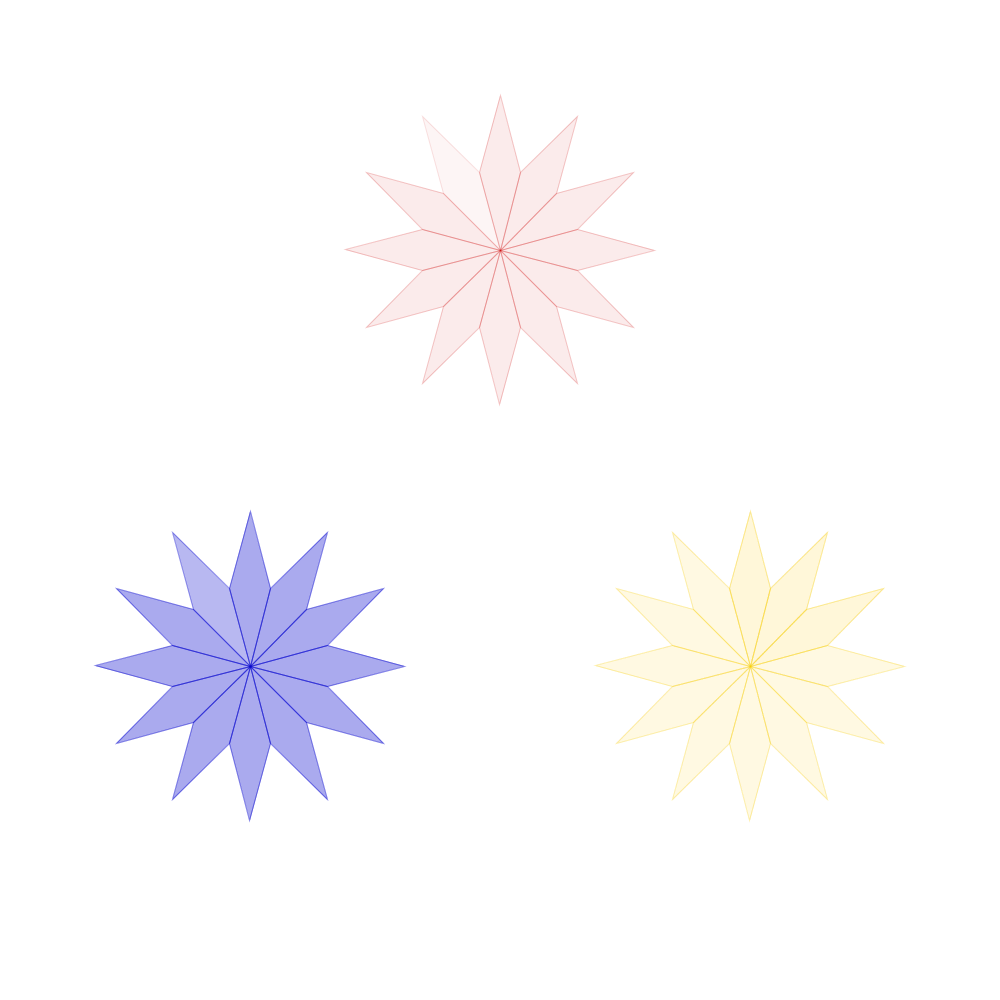
Frame 1 (no input)
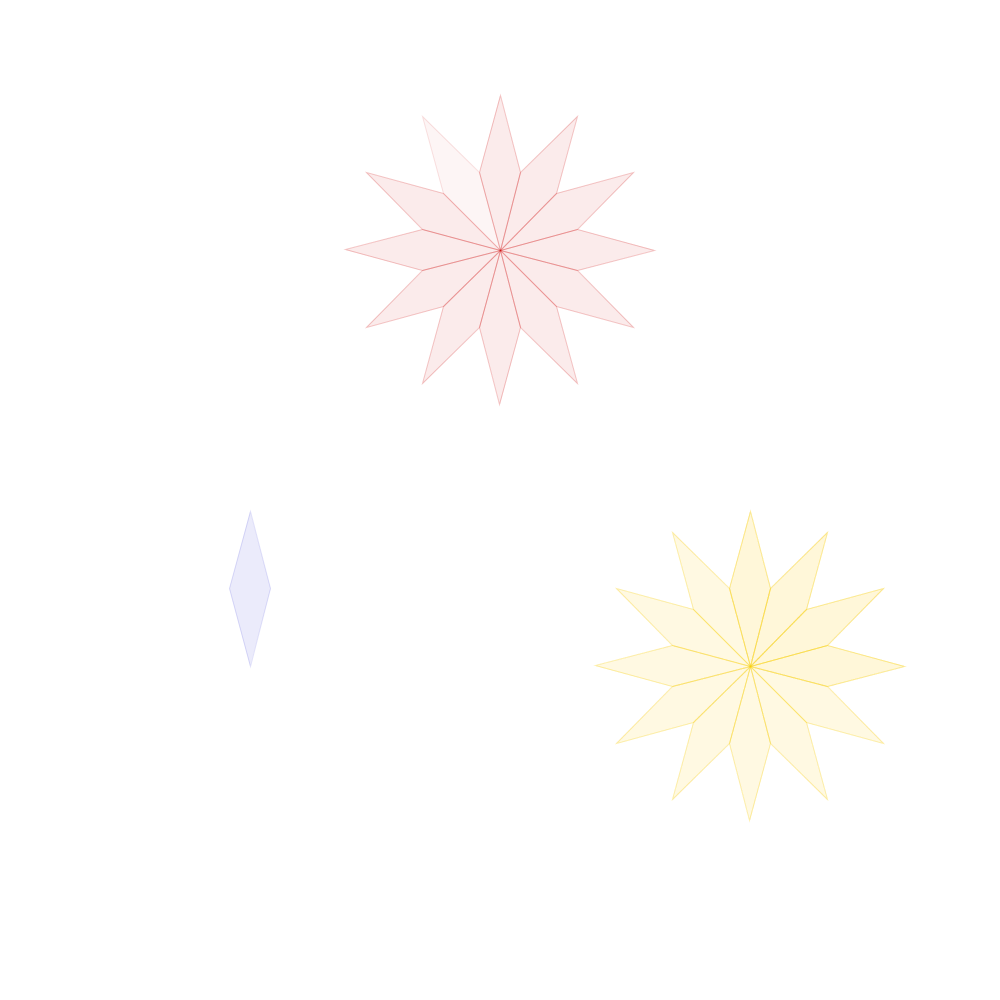
Frame 60 (the mouse pressed at the canvas centre just before this capture)
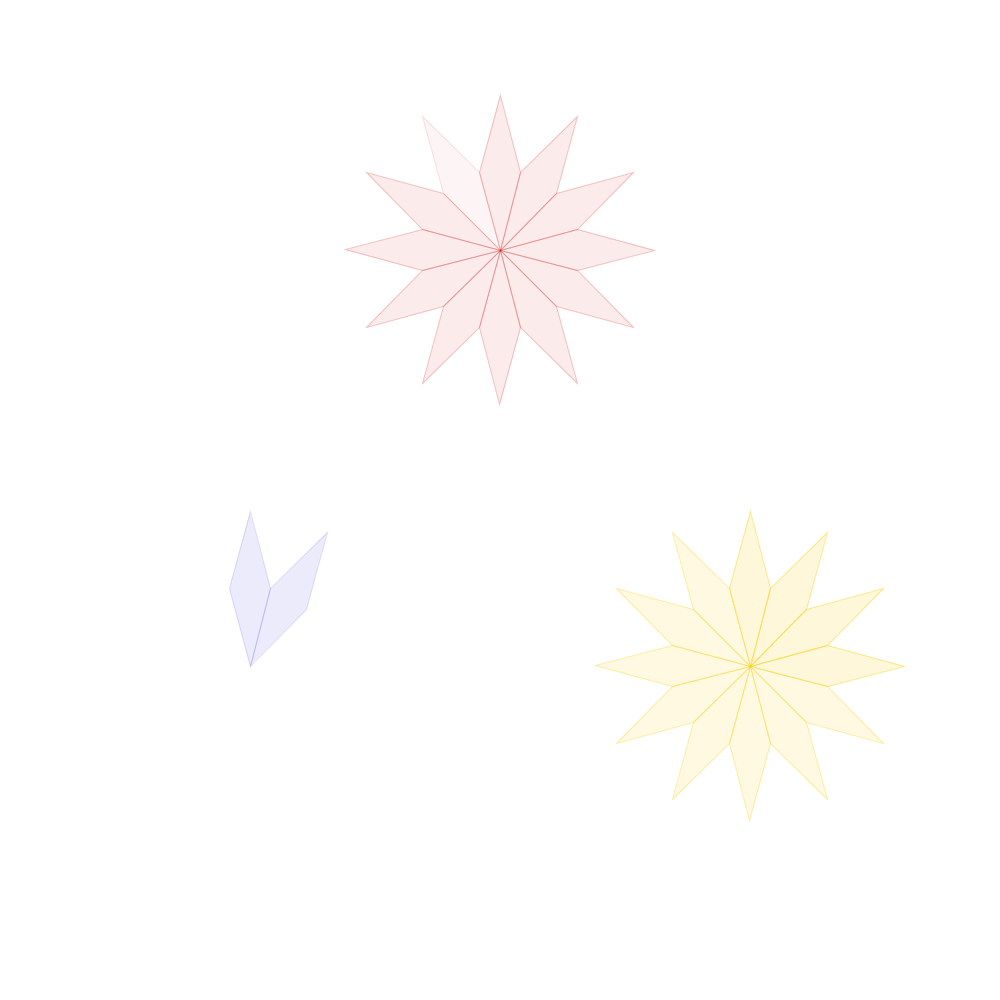
Frame 120 (the mouse held since frame 60 and released just before this capture)

The Processing sketch that drew these frames (run headless with seeded random() and noise(); from frame 60 on, the mouse is pressed at the canvas centre):

// Processing sketch: sk_k3_22_B07
// ── sk_k3_22_B07.pde
/**
 赤色>時間/黄色>分/青色>秒
ひし形12個が30度ずつ回転する。
菱形1個=1時間単位(時、分、秒)
12*5=60だから5回回転すれば（青）1分、（黄）1時間になる。
1回転ごとに透明度が増す。
*/


int L;       
float angle;  

void setup(){
  size(1000,1000);
  L=80;         // 一辺の長さ
  angle=PI/12 ; // 'angle (= 15度)'を繰り返すので変数に設定
}

void draw(){
  background(255); 
  
  //hour
  stroke(200 ,0,0,30);    
  fill(200,0,0,10);  
  figure(width/2,height/4,hour());        //x,y,hour
  
  //minute
  stroke(250,200,0,30);
  fill(250,200,0,10);
  figure(3*width/4,2*height/3,minute());  //x,y,minute
  
  //second
  stroke(0,0,200,30);
  fill(0,0,200,20);
  figure(width/4,2*height/3,second());    //x,y,second
}

void figure(int x, int y,int time){

  pushMatrix();                    // 画面を回転
  translate(x,y);                  // (x,y)を原点にする
  for(int i=0; i<time;i++){        // 持ってくる時間ほど繰り返す //１回で30度ずつ移動し12回で１回転
    quad(0,0,-L*sin(angle),-L*cos(angle),0,-2*L*cos(angle),L*sin(angle),-L*cos(angle)); //菱形の下の頂点を原点に設定
    rotate(2*angle);         //角度回転(15*2)30度ずつ
  }                          // 毎フレームごと時間だけ描くのでforを使用　// 時間の分繰り返すためi<time
                             //12以上ではfillが１stack
  popMatrix();               //画面回転を終わらせる
  
}
